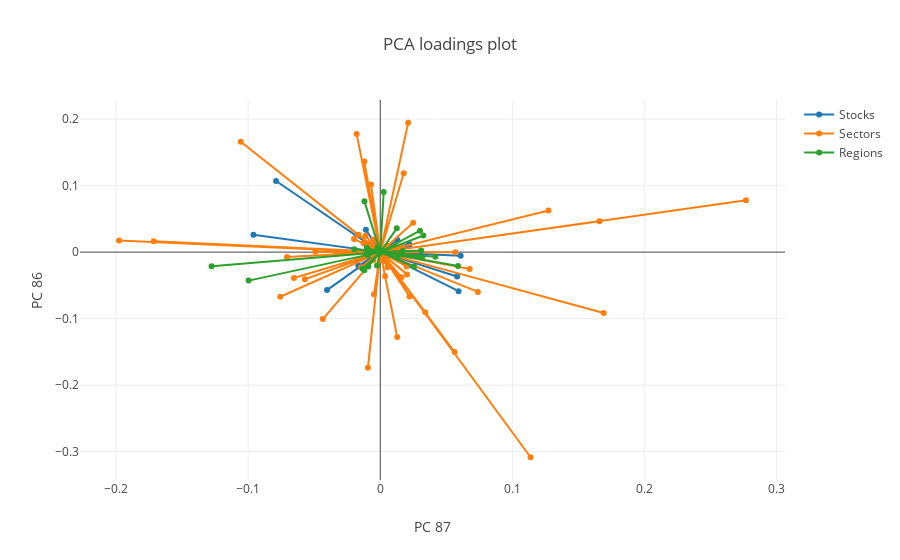

The cell this chart's notebook holds for it:
### Markdown cell above
### 7 Loadings plot

As mentioned earlier, the eigenvalues represent the scale or magnitude of the variance, while the eigenvectors represent the direction. The "loadings" is essentially the combination of the direction and magnitude. The loading can be calculated by "loading" the eigenvector coefficient with the square root of the amount of variance:

$$ {Load} = {Eigen \space{} vec} \dot{} \sqrt{Eigen \space{}val} $$

We can plot these loadings together to better interpret the direction and magnitude of the correlation. This is done next. 
<br>
<br>
In this type of plot, indicies present in quadrant 1 are correlated with stocks or indicies in the diagonally opposite quadrant (3 in this case). The length of the line indicates the strength of this relationship.

### Code cell
#we will analyse the last few components (third and 4th from the end)
k1 = -3
k2 = -4
xl = []
yl = []

#set up the labels so that central points are blank
tickers = list(combo.columns)

#insert some spacers as we want pairs of labels
for index, item in enumerate(tickers):
    if index % 2 == 0:
        tickers.insert(index,'')


#build up data points for loadings plot
for i in range(eig_vecs.shape[0]):
    x_val = [0,eig_vecs[i,k1]*(0 if eig_vals[i]<0 else np.sqrt(eig_vals[i]))]
    y_val = [0,eig_vecs[i,k2]*(0 if eig_vals[i]<0 else np.sqrt(eig_vals[i]))]
    xl.append(x_val)
    yl.append(y_val)

#convert list of lists to list     
flattenedx = [val for sublist in xl for val in sublist]
flattenedy = [val for sublist in yl for val in sublist]

traceall = go.Scatter(
    x = flattenedx,
    y = flattenedy,
    mode = 'lines+markers',name = 'all',
    text = tickers,
)


trace1 = go.Scatter(
    x = flattenedx[0:22],
    y = flattenedy[0:22],
    mode = 'lines+markers',name = 'Stocks',
    text = tickers[0:22]
)

trace2 = go.Scatter(
    x = flattenedx[22:((20+45)*2)],
    y = flattenedy[22:((20+45)*2)],
    mode = 'lines+markers',name = 'Sectors',
    text = tickers[22:((20+45)*2)]
)

trace3 = go.Scatter(
    x = flattenedx[((20+45)*2):],
    y = flattenedy[((20+45)*2):],
    mode = 'lines+markers',name = 'Regions',
    text = tickers[((20+45)*2):]
)

layout=Layout(
        yaxis=YAxis(title='PC %s' % (90+k2)),
        xaxis=XAxis(title='PC %s' % (90+k1)),
        title='PCA loadings plot')

data = [trace1,trace2,trace3]
#data = [traceall]
fig = Figure(data=data,layout=layout)
iplot(fig)

### Figure 1 — Plotly figure (JSON) as saved in the notebook; plotly's stock layout.template omitted (floating-point values rounded to 4 significant figures)
{"data": [{"mode": "lines+markers", "name": "Stocks", "text": ["", "7332687^", "", "B3B5J07^", "", "6900212^", "", "B3P2CN8^", "", "B1VZ431^", "", "2816023^", "", "2267171^", "", "B39J2M4^", "", "4031879^", "", "B15RZR4^", "", "2288406^"], "type": "scatter", "x": [0, -0.096, 0, 0.05818, 0, -0.07887, 0, 0.06088, 0, 0.022, 0, 0.02191, 0, -0.01089, 0, -0.04031, 0, 0.01297, 0, -0.01661, 0, 0.05929], "y": [0, 0.02611, 0, -0.03662, 0, 0.1069, 0, -0.005259, 0, 0.01242, 0, 0.008833, 0, 0.03369, 0, -0.05707, 0, 0.01827, 0, -0.02059, 0, -0.05873]}, {"mode": "lines+markers", "name": "Sectors", "text": ["", "Africa: Homebuilding", "", "Agriculture", "", "Austria: Homebuilding", "", "Brazil: Homebuilding", "", "Canada: Homebuilding", "", "Chemicals", "", "China: Homebuilding", "", "Commercial Services", "", "Communications", "", "Consumer Durables", "", "Consumer Non-Durables", "", "Consumer Services", "", "Distribution Services", "", "Electric Utilities", "", "Electronic Technology", "", "EmergingEurope: Homebuilding", "", "Energy Minerals", "", "Engineering & Construction", "", "Environmental Services", "", "FarEast: Homebuilding", "", "Finance", "", "Food&Beverage", "", "Forest Products", "", "France: Homebuilding", "", "Gas Distributors", "", "Germany: Homebuilding", "", "Health Services", "", "Health Technology", "", "India: Homebuilding", "", "Industrial Conglomerates", "", "Industrial Machinery", "", "Industrial Specialties", "", "Israel: Homebuilding", "", "Japan: Homebuilding", "", "Marine Shipping", "", "Mexico: Homebuilding", "", "MiddleEast: Homebuilding", "", "Miscellaneous", "", "Non-Energy Minerals", "", "Nordic: Homebuilding", "", "Oil&Gas", "", "Other Industry", "", "Process Industries", "", "Producer Manufacturing", "", "Pulp & Paper", "", "Retail Trade", "", "SouthAmerica: Homebuilding", "", "Spain: Homebuilding", "", "Switzerland: Homebuilding", "", "Technology Services", "", "Transportation", "", "United Kingdom: Homebuilding", "", "United States: Homebuilding", "", "Water Utilities"], "type": "scatter", "x": [0, 0.0122, 0, 0.1692, 0, 0.005747, 0, 0.01285, 0, -0.01806, 0, -0.1978, 0, 0.2769, 0, -0.1056, 0, -0.009342, 0, 0.06769, 0, -0.0435, 0, -0.01787, 0, 0.0249, 0, 0.05625, 0, 0.1138, 0, 0.01345, 0, -0.07569, 0, -0.006962, 0, 0.002804, 0, -0.004773, 0, -0.01647, 0, -0.06537, 0, 0.02026, 0, -0.01451, 0, 0.02114, 0, -0.003195, 0, -0.05704, 0, 0.1659, 0, -0.01113, 0, 0.03407, 0, -0.0706, 0, -0.1715, 0, 0.0004191, 0, 0.0739, 0, 0.02215, 0, 0.0002322, 0, -0.01262, 0, -0.008326, 0, 0.1273, 0, -0.007556, 0, -0.004979, 0, -0.005152, 0, -0.04922, 0, -0.03371, 0, 0.01987, 0, 0.01777, 0, 0.009278, 0, 0.01636, 0, 0.05688, 0, -0.01987, 0, -0.01203, 0, 0.01598, 0, 0.003704, 0, 0.005412], "y": [0, 0.00784, 0, -0.09149, 0, 0.00957, 0, -0.1277, 0, -0.01245, 0, 0.01741, 0, 0.07797, 0, 0.166, 0, -0.174, 0, -0.02523, 0, -0.1007, 0, 0.1775, 0, 0.0443, 0, -0.1503, 0, -0.3085, 0, 0.003663, 0, -0.06714, 0, 0.1016, 0, -0.01318, 0, -0.06348, 0, 0.02626, 0, -0.03895, 0, -0.03346, 0, -0.02296, 0, 0.1946, 0, 0.00299, 0, -0.04088, 0, 0.0466, 0, 0.0245, 0, -0.0904, 0, -0.007405, 0, 0.01649, 0, 0.0004625, 0, -0.05979, 0, -0.06658, 0, -0.009573, 0, 0.01343, 0, 0.01311, 0, 0.06263, 0, 0.008978, 0, 0.01893, 0, -0.01225, 0, 0.0004351, 0, -0.002559, 0, -0.0215, 0, 0.1188, 0, -0.001415, 0, 0.006276, 0, -0.0001642, 0, 0.01978, 0, 0.1362, 0, -0.03762, 0, -0.03617, 0, -0.02267]}, {"mode": "lines+markers", "name": "Regions", "text": ["", "Africa", "", "Austria", "", "Belgium", "", "Brazil", "", "Canada", "", "China", "", "EmergingEurope", "", "FarEast", "", "France", "", "Germany", "", "India", "", "Israel", "", "Italy", "", "Japan", "", "Mexico", "", "MiddleEast", "", "Netherlands", "", "Nordic", "", "Other Country", "", "Portugal", "", "SouthAmerica", "", "Spain", "", "Switzerland", "", "United Kingdom", "", "United States"], "type": "scatter", "x": [0, -0.01344, 0, -0.009412, 0, 0.03266, 0, -0.01197, 0, -0.01203, 0, -0.01018, 0, -0.0196, 0, 0.002615, 0, -0.002203, 0, 0.04173, 0, 0.02564, 0, -0.009745, 0, 0.03099, 0, -0.002428, 0, 0.01699, 0, 0.01337, 0, 0.03011, 0, 0.05885, 0, -0.009025, 0, 0, 0, -0.00913, 0, -0.09967, 0, -0.1277, 0, 0.01248, 0, 0.03164], "y": [0, -0.0249, 0, -0.004566, 0, 0.02503, 0, 0.07635, 0, -0.02735, 0, 0.006637, 0, 0.004403, 0, 0.0905, 0, 0.006052, 0, -0.00702, 0, -0.02199, 0, -0.002581, 0, 0.00247, 0, -0.02017, 0, 0.001842, 0, -0.008942, 0, 0.03232, 0, -0.02096, 0, -0.02146, 0, 0, 0, -0.001697, 0, -0.04283, 0, -0.02135, 0, 0.03574, 0, -0.008541]}], "layout": {"title": "PCA loadings plot", "xaxis": {"title": "PC 87"}, "yaxis": {"title": "PC 86"}}}
